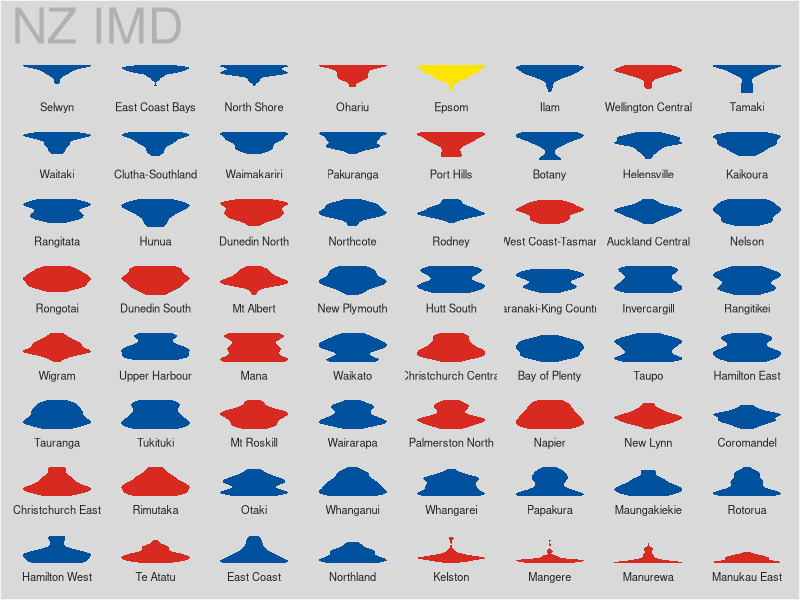
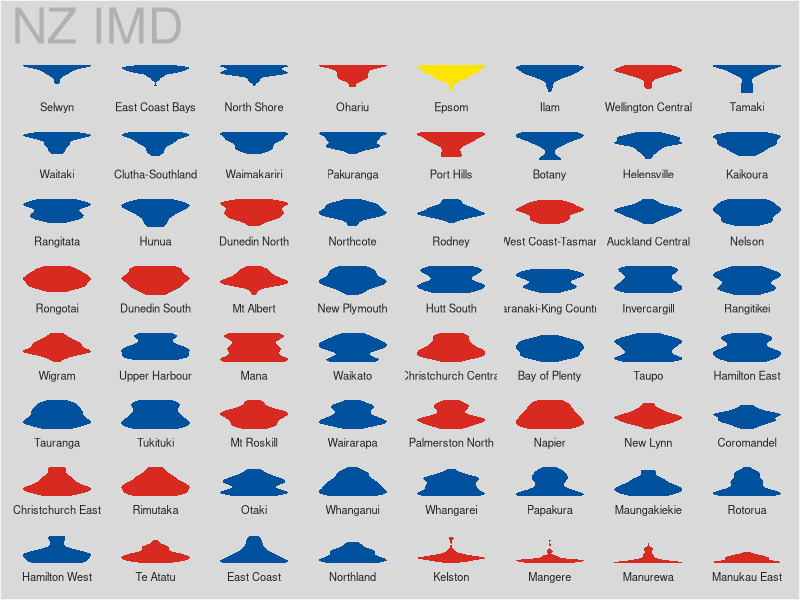

These figures' R source, in order:
## get and process the New Zealand Data

#libraries

library(tidyverse)

nz_imd <- readr::read_csv("new_zealand/source/NZIMD2013.csv")
nz_political <- readr::read_csv("new_zealand/source/NZ_GED_2017_POL_PARTY.csv")

nz_imd_vigintile <- nz_imd %>%
  mutate(vigintile = ntile(-IMDRank, 20)) %>%
  select(IMDRank,vigintile,GED2014Name)

nz_imd_sort_avg_rank <- nz_imd_vigintile %>%
  group_by(GED2014Name) %>%
  summarise(averagerank = mean(IMDRank)) %>%
  left_join(nz_imd_vigintile, by=c('GED2014Name' = 'GED2014Name')) %>%
  arrange(averagerank) %>%
  mutate(GED2014Name_sort = fct_reorder(GED2014Name,averagerank, .desc = T)) %>%
  left_join(nz_political, by = c('GED2014Name' = 'GED'))
  

nz_imd_sort_avg_rank$GED2014Name_sort <- reorder(nz_imd_sort_avg_rank$GED2014Name,nz_imd_sort_avg_rank$averagerank) 

nz_palControl <- c(Labour = '#D82A20',
                National = '#00529F',
                ACT = '#FDE401')

nz_imd_ll_plot <- ggplot(data = nz_imd_sort_avg_rank, aes(GED2014Name_sort, vigintile, fill = Party)) + 
  facet_wrap(~ GED2014Name_sort, strip.position = 'bottom', scales = 'free_x',ncol = 8) +
  ggtitle("NZ IMD") + 
  scale_fill_manual(values = nz_palControl) + 
  geom_violin(linetype = 0) + 
  theme(legend.position = 'none',
        plot.subtitle = element_text(color = '#b1b1b1', size = 18, face='italic'),
        plot.title = element_text(color = "#b1b1b1",size=36),
        strip.background = element_rect(fill = '#d9d9d9'),
        strip.text = element_text(color='#232323',size=8),
        axis.text.y = element_blank(),
        axis.ticks.y = element_blank(),
        axis.title.y = element_blank(),
        axis.text.x = element_blank(),
        axis.ticks.x = element_blank(),
        axis.title.x=element_blank(),
        axis.title = element_text(color="#232323",size=12),
        plot.background=element_rect(fill="#d9d9d9"),
        panel.background = element_rect(fill="#d9d9d9"),
        panel.grid.major = element_blank(),
        panel.grid.minor = element_blank())

nz_imd_ll_plot

ggsave(paste0("new_zealand/outputs/nz2013IMDsort.svg"),nz_imd_ll_plot,width=26,height=30,units="cm")

